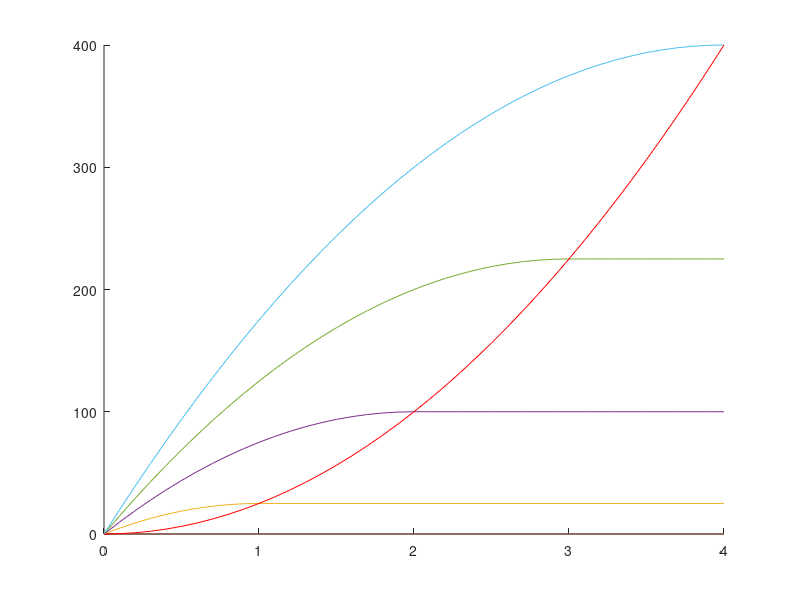

Write MATLAB code to recreate this figure.
close all
vds = 0:0.1:4;
hold on
vt = 1;
k = 50;
for vgs = 0:5
    I = 0.*((vgs-vt) < 0 & 0  <= vds) + k*((vgs-vt)*vds-0.5*vds.^2).*(0<=vds & vds<=(vgs-vt))+...
        (0.5*k*(vgs-vt).^2).*(0<(vgs-vt) & (vgs-vt)<vds);
    plot(vds,I)
end

ids = (0.5*k*(vds).^2);
plot(vds,ids,'r')